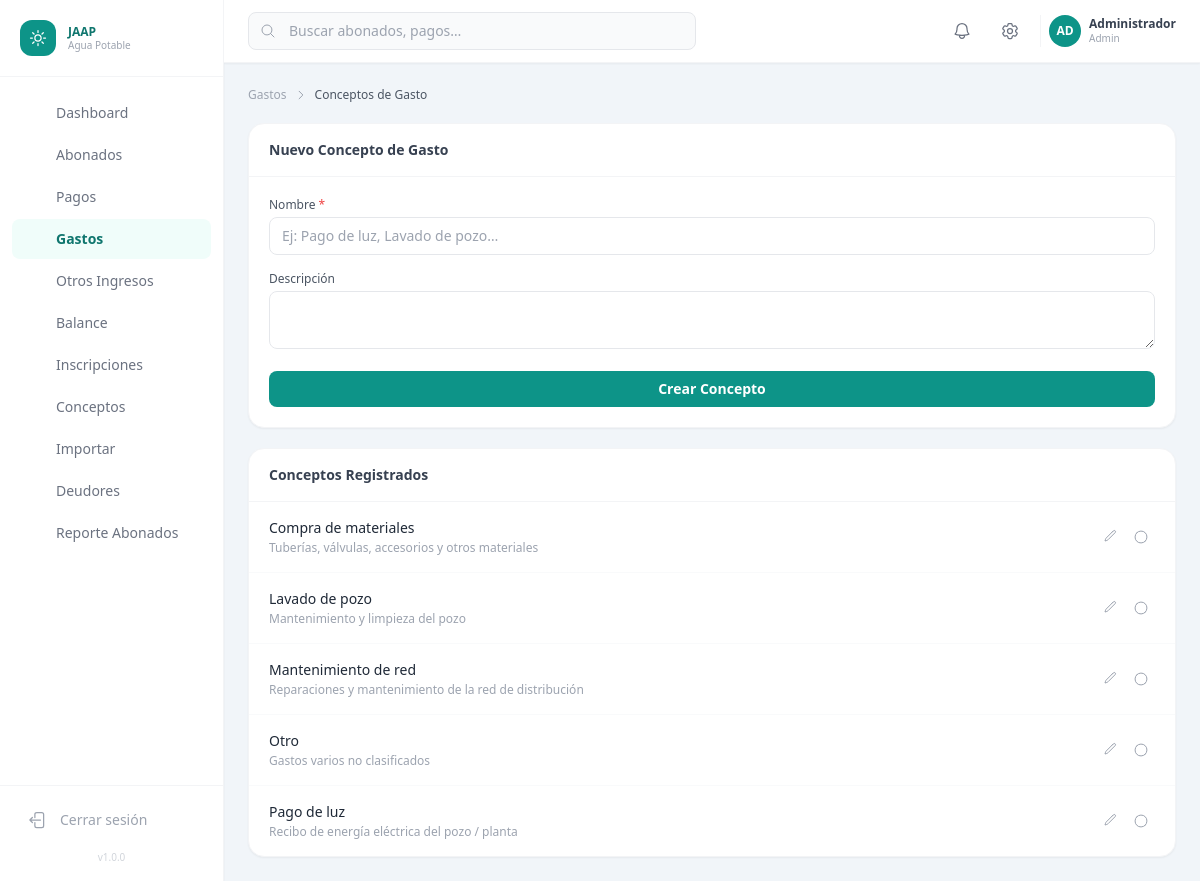
The page /gastos/conceptos.php (signed in) on the database its author committed.
### tables this page shows
CREATE TABLE IF NOT EXISTS `gasto_conceptos` (
  `id`          INT UNSIGNED    NOT NULL AUTO_INCREMENT,
  `nombre`      VARCHAR(100)    NOT NULL,
  `descripcion` VARCHAR(255)    NULL,
  `activo`      TINYINT(1)      NOT NULL DEFAULT 1,
  `created_at`  TIMESTAMP       NOT NULL DEFAULT CURRENT_TIMESTAMP,
  `updated_at`  TIMESTAMP       NOT NULL DEFAULT CURRENT_TIMESTAMP ON UPDATE CURRENT_TIMESTAMP,
  PRIMARY KEY (`id`),
  UNIQUE KEY `uk_gasto_concepto_nombre` (`nombre`)
);

### config/config.php (called while the page is built, shortened)
<?php
function e(string $s): string
{
    return htmlspecialchars($s, ENT_QUOTES | ENT_HTML5, 'UTF-8');
}

### gastos/conceptos.php (the view, shortened to what this page needs)
<?php
$pdo        = getDB();
$editData   = null;
$conceptos = $pdo->query("SELECT * FROM gasto_conceptos ORDER BY nombre")->fetchAll();
require_once __DIR__ . '/../includes/header.php';
require_once __DIR__ . '/../includes/sidebar.php';
?>
<div class="flex flex-col flex-1 overflow-hidden">
  <?php require_once __DIR__ . '/../includes/topbar.php'; ?>
  <main class="flex-1 overflow-y-auto p-6 space-y-5">
    <div class="flex items-center gap-2 text-xs text-gray-400">
      <a href="<?= APP_URL ?>/gastos/index.php" class="hover:text-brand-600">Gastos</a>
      <svg class="w-3 h-3" fill="none" viewBox="0 0 24 24" stroke-width="2" stroke="currentColor">
        <path stroke-linecap="round" stroke-linejoin="round" d="m8.25 4.5 7.5 7.5-7.5 7.5" />
      </svg>
      <span class="text-gray-600 font-medium">Conceptos de Gasto</span>
    </div>
    <div class="grid grid-cols-1 xl:grid-cols-3 gap-5">
      <div class="bg-white rounded-2xl shadow-sm border border-gray-100 overflow-hidden">
        <div class="px-5 py-4 border-b border-gray-100">
          <h2 class="text-sm font-semibold text-gray-700"><?= $editData ? 'Editar Concepto' : 'Nuevo Concepto de Gasto' ?></h2>
        </div>
        <div class="p-5">
          <form method="POST" action="" class="space-y-4">
            <div>
              <label class="block text-xs font-medium text-gray-600 mb-1">Nombre <span class="text-red-500">*</span></label>
              <input name="nombre" type="text" value="<?= e($editData['nombre'] ?? '') ?>" required
                     placeholder="Ej: Pago de luz, Lavado de pozo…"
                     class="w-full px-3 py-2 text-sm border border-gray-200 rounded-lg focus:outline-none focus:ring-2 focus:ring-brand-300">
            </div>
            <div>
              <label class="block text-xs font-medium text-gray-600 mb-1">Descripción</label>
              <textarea name="descripcion" rows="2"
                        class="w-full px-3 py-2 text-sm border border-gray-200 rounded-lg focus:outline-none focus:ring-2 focus:ring-brand-300"><?= e($editData['descripcion'] ?? '') ?></textarea>
            </div>
            <div class="flex gap-2">
              <button type="submit"
                      class="flex-1 px-3 py-2 text-sm font-semibold bg-brand-600 hover:bg-brand-700 text-white rounded-lg transition-colors">
                <?= $editData ? 'Actualizar' : 'Crear Concepto' ?>
              </button>
            </div>
          </form>
        </div>
      </div>
      <div class="xl:col-span-2 bg-white rounded-2xl shadow-sm border border-gray-100 overflow-hidden">
        <div class="px-5 py-4 border-b border-gray-100"><h2 class="text-sm font-semibold text-gray-700">Conceptos Registrados</h2></div>
        <div class="divide-y divide-gray-50">
          <?php foreach ($conceptos as $c): ?>
          <div class="px-5 py-4 flex items-center gap-4">
            <div class="flex-1 min-w-0">
              <div class="flex items-center gap-2 flex-wrap">
                <p class="font-medium text-gray-800 text-sm"><?= e($c['nombre']) ?></p>
              </div>
              <?php if ($c['descripcion']): ?>
                <p class="text-xs text-gray-400 mt-0.5"><?= e($c['descripcion']) ?></p>
              <?php endif; ?>
            </div>
            <div class="flex gap-1 flex-shrink-0">
              <a href="?edit=<?= $c['id'] ?>"
                 class="p-1.5 rounded-lg hover:bg-blue-50 text-gray-400 hover:text-blue-600 transition" title="Editar">
                <svg class="w-4 h-4" fill="none" viewBox="0 0 24 24" stroke-width="1.5" stroke="currentColor">
                  <path stroke-linecap="round" stroke-linejoin="round" d="m16.862 4.487 1.687-1.688a1.875 1.875 0 1 1 2.652 2.652L10.582 16.07a4.5 4.5 0 0 1-1.897 1.13L6 18l.8-2.685a4.5 4.5 0 0 1 1.13-1.897l8.932-8.931Z" />
                </svg>
              </a>
              <form method="POST" action="" class="inline">
                <button type="submit" title="<?= $c['activo'] ? 'Desactivar' : 'Activar' ?>"
                        class="p-1.5 rounded-lg hover:bg-orange-50 text-gray-400 hover:text-orange-500 transition">
                  <svg class="w-4 h-4" fill="none" viewBox="0 0 24 24" stroke-width="1.5" stroke="currentColor">
                    <path stroke-linecap="round" stroke-linejoin="round" d="M5.636 5.636a9 9 0 1 0 12.728 12.728M5.636 5.636A9 9 0 0 1 18.364 18.364" />
                  </svg>
                </button>
              </form>
            </div>
          </div>
          <?php endforeach; ?>
        </div>
      </div>
    </div>
  </main>
</div>
<?php require_once __DIR__ . '/../includes/footer.php'; ?>

### rows shown on the page
gasto_conceptos: nombre "Compra de materiales", descripcion "Tuberías, válvulas, accesorios y otros materiales"
gasto_conceptos: nombre "Lavado de pozo", descripcion "Mantenimiento y limpieza del pozo"
gasto_conceptos: nombre "Mantenimiento de red", descripcion "Reparaciones y mantenimiento de la red de distribución"
gasto_conceptos: nombre "Otro", descripcion "Gastos varios no clasificados"
gasto_conceptos: nombre "Pago de luz", descripcion "Recibo de energía eléctrica del pozo / planta"

### other values the page prints
$item['label'] "Dashboard"
$item['label'] "Abonados"
$item['label'] "Pagos"
$item['label'] "Gastos"
$item['label'] "Otros Ingresos"
$item['label'] "Balance"
$item['label'] "Inscripciones"
$item['label'] "Conceptos"
$item['label'] "Importar"
$item['label'] "Deudores"
$item['label'] "Reporte Abonados"
APP_VERSION "1.0.0"
mb_substr($user['nombre'], 0, 2) "AD"
$user['nombre'] "Administrador"
$user['rol'] "Admin"
